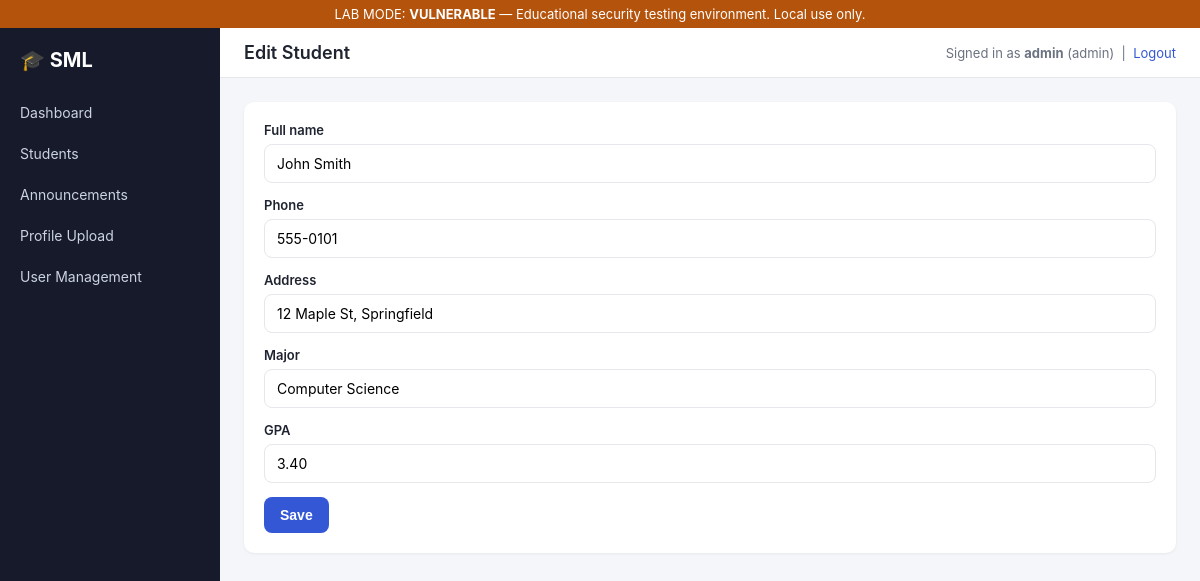
Page /edit_student.php?id=1 (signed in) on the committed database.
### tables this page shows
CREATE TABLE IF NOT EXISTS students (
  id INT AUTO_INCREMENT PRIMARY KEY,
  user_id INT NULL,
  student_code VARCHAR(20) NOT NULL UNIQUE,
  full_name VARCHAR(128) NOT NULL,
  date_of_birth DATE NULL,
  gender VARCHAR(20) NULL,
  phone VARCHAR(30) NULL,
  address VARCHAR(255) NULL,
  major VARCHAR(100) NULL,
  enrollment_year INT NULL,
  profile_image VARCHAR(255) NULL,
  gpa DECIMAL(3,2) NULL,
  created_at TIMESTAMP DEFAULT CURRENT_TIMESTAMP,
  FOREIGN KEY (user_id) REFERENCES users(id) ON DELETE SET NULL
);

### lab/vulnerable/edit_student.php (called while the page is built, shortened)
<?php
function vulnerable_load_student_for_edit(int $id): ?array
{
    $pdo = get_pdo();
    $stmt = $pdo->prepare('SELECT * FROM students WHERE id = ?');
    $stmt->execute([$id]);
    $row = $stmt->fetch();
    return $row ?: null;
}

### includes/auth.php (called while the page is built, shortened)
<?php
function h(string $s): string
{
    return htmlspecialchars($s, ENT_QUOTES, 'UTF-8');
}

### public/edit_student.php (the view, shortened to what this page needs)
<?php
require_once __DIR__ . '/../includes/auth.php';
$id = (int)($_GET['id'] ?? $_POST['id'] ?? 0);
$student = null;
if (is_vulnerable_mode()) {
    require_once __DIR__ . '/../lab/vulnerable/edit_student.php';
    $student = vulnerable_load_student_for_edit($id);
}
require __DIR__ . '/../includes/header.php';
?>
<div class="card">
  <?php if (!$student): ?>
    <div class="alert alert-info">Student not found.</div>
  <?php else: ?>
    <form method="post" action="edit_student.php?id=<?= (int)$id ?>">
      <div class="field">
        <label>Full name</label>
        <input type="text" name="full_name" value="<?= h($student['full_name'] ?? '') ?>">
      </div>
      <div class="field">
        <label>Phone</label>
        <input type="text" name="phone" value="<?= h($student['phone'] ?? '') ?>">
      </div>
      <div class="field">
        <label>Address</label>
        <input type="text" name="address" value="<?= h($student['address'] ?? '') ?>">
      </div>
      <div class="field">
        <label>Major</label>
        <input type="text" name="major" value="<?= h($student['major'] ?? '') ?>">
      </div>
      <div class="field">
        <label>GPA</label>
        <input type="number" step="0.01" min="0" max="4" name="gpa" value="<?= h((string)($student['gpa'] ?? '')) ?>">
      </div>
      <button type="submit">Save</button>
    </form>
  <?php endif; ?>
</div>
<?php require __DIR__ . '/../includes/footer.php'; ?>

### public/assets/style.css (style rules this page uses)
:root { --bg:#f4f6f9; --surface:#ffffff; --text:#1f2430; --muted:#6b7280; --primary:#3457d5; --primary-dark:#263e9e; --border:#e5e7eb; --danger:#d64545; --success:#2f9e5b; --warn:#b4530b; --sidebar-bg:#161a2b; --sidebar-text:#cbd2e1; --sidebar-active:#3457d5; --radius:10px; }
* { box-sizing:border-box }
body { margin:0; font-family:-apple-system,BlinkMacSystemFont,"Segoe UI",Roboto,Helvetica,Arial,sans-serif; background:var(--bg); color:var(--text); }
.card { background:var(--surface); border-radius:var(--radius); padding:20px; box-shadow:0 1px 3px rgba(0,0,0,.06); margin-bottom:20px; }
form .field { margin-bottom:14px; display:flex; flex-direction:column; gap:6px; }
label { font-size:13px; font-weight:600; color:var(--text); }
input[type=text], input[type=password], input[type=email], input[type=search], input[type=date], input[type=number], input[type=file], select, textarea { padding:10px 12px; border:1px solid var(--border); border-radius:8px; font-size:14px; font-family:inherit; width:100%; }
button, .btn { display:inline-block; background:var(--primary); color:#fff; border:none; padding:10px 16px; border-radius:8px; font-size:14px; cursor:pointer; font-weight:600; }

### rows in the picture
students: full_name "John Smith", phone "555-0101", address "12 Maple St, Springfield", major "Computer Science", gpa "3.40"

### other values in the picture
$mode "VULNERABLE"
$pageTitle "Edit Student"
$user['username'] "admin"
$user['role'] "admin"
